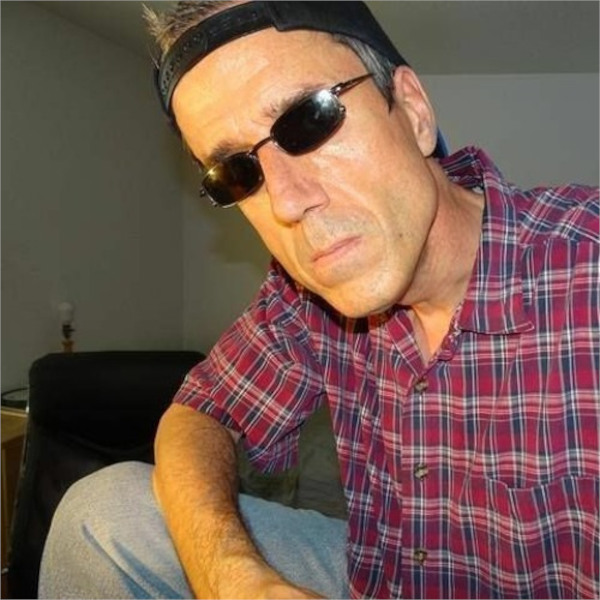
#> input picture Python/procesamiento_imagenes/Tarea 1/img.jpg, 600 x 600 px
$ jupyter execute Tarea1.ipynb
#> lines starting #> are read from the running program, lines starting #| are printed output that depends on the picture
Tarea 1 Procesamiento de Imagenes
MDS 112 Sección 1

Alumno: Esteban Hernández

[cell 1]
#Requerimiento 1:

import cv2
import numpy as np
import matplotlib.pyplot as plt

__img__ = cv2.imread('img.jpg')

img = cv2.cvtColor(__img__, cv2.COLOR_BGR2RGB)
plt.imshow(img)

img.shape
#> Out = (600, 600, 3)

[cell 2]
#Requerimiento 2:

gris_img = cv2.cvtColor(img, cv2.COLOR_BGR2GRAY)
plt.imshow(gris_img,cmap="gray")

[cell 3]
#Requerimiento 3:

fig, ax = plt.subplots(nrows=1, ncols=3, dpi=120)
fig.set_size_inches(10,15)

#Dividir matriz de la imagen RGB
R_img, G_img, B_img = cv2.split(img)
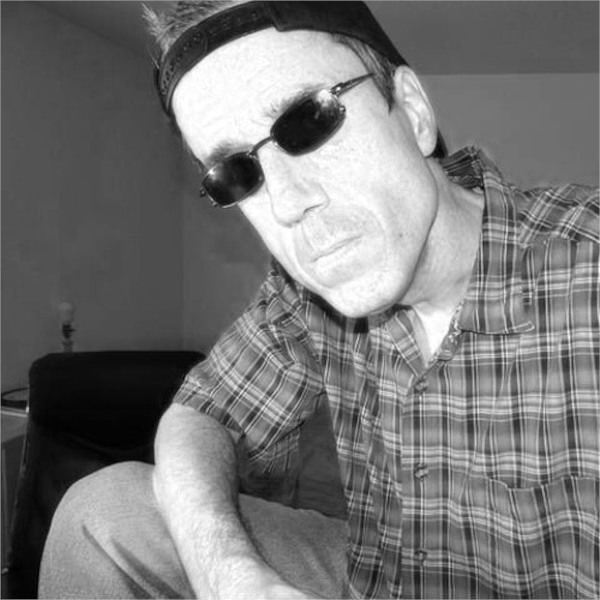
#> R_img: shape (600, 600); min 0, max 255, mean 118.9
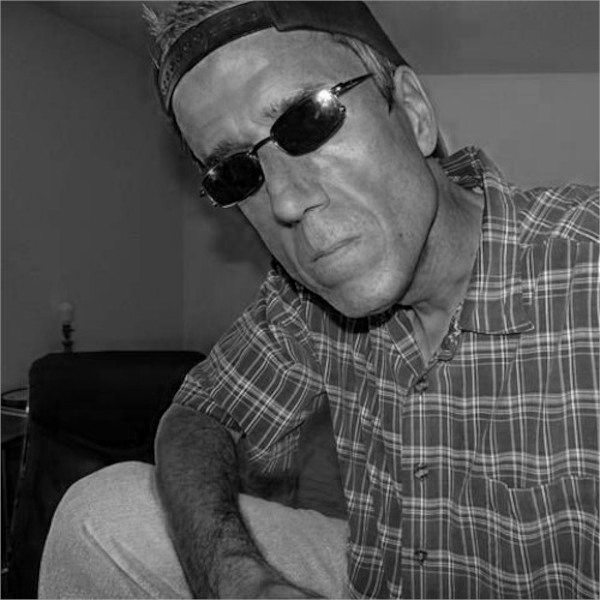
#> B_img: shape (600, 600); min 0, max 255, mean 81.4

RGB_dict = {
    "Rojo"  :[ax[0],R_img],
    "Verde" :[ax[1],G_img],
    "Azul"  :[ax[2],B_img]
}
[[
    #Mostrar cada canal en orden RGB en una figura
    RGB_dict[_canal][0].imshow(RGB_dict[_canal][1],cmap="gray"),
    RGB_dict[_canal][0].set_title(_canal),

    #Guardar cada canal en un archivo
    cv2.imwrite(f'img_{_canal}.jpg',RGB_dict[_canal][1])

    ] for _canal in RGB_dict.keys()
]
plt.show()

[cell 4]
#Requerimiento 4:

fig, ax = plt.subplots(nrows=2, ncols=3, dpi=100)
fig.set_size_inches(13,8)

ax_antes = ax[0]
ax_despues = ax[1]

RGB_dict = {"Rojo":[ax_antes[0],R_img], "Verde":[ax_antes[1],G_img], "Azul":[ax_antes[2],B_img]}
[
    [
    RGB_dict[_canal][0].plot(cv2.calcHist([RGB_dict[_canal][1]],[0],None,[256],[0,256])),
    RGB_dict[_canal][0].set_title(_canal),
    ]
    for _canal in RGB_dict.keys()
]

#ECUALIZACION
R_equ = cv2.equalizeHist(R_img)
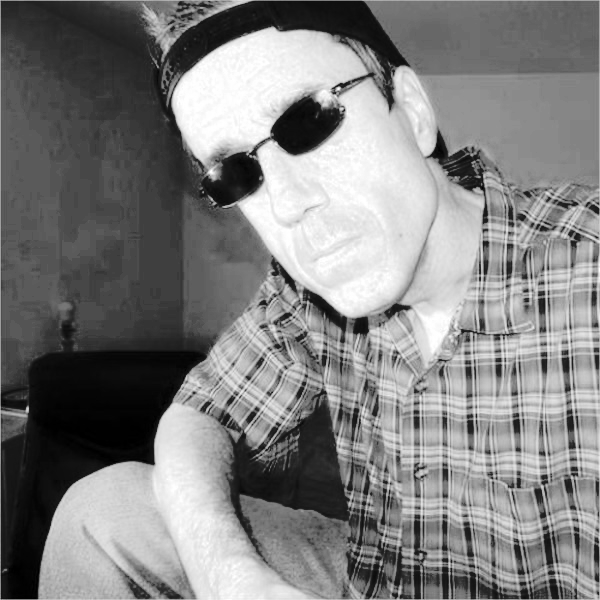
#> R_equ: shape (600, 600); min 0, max 255, mean 128.4
G_equ = cv2.equalizeHist(G_img)
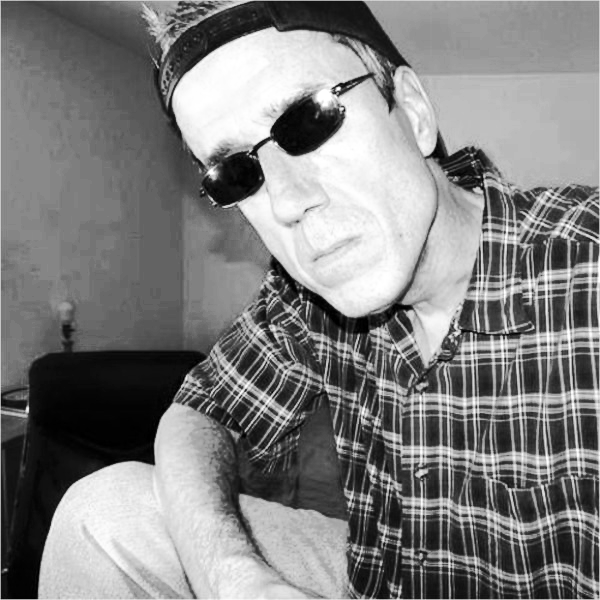
#> G_equ: shape (600, 600); min 0, max 255, mean 128.4
B_equ = cv2.equalizeHist(B_img)
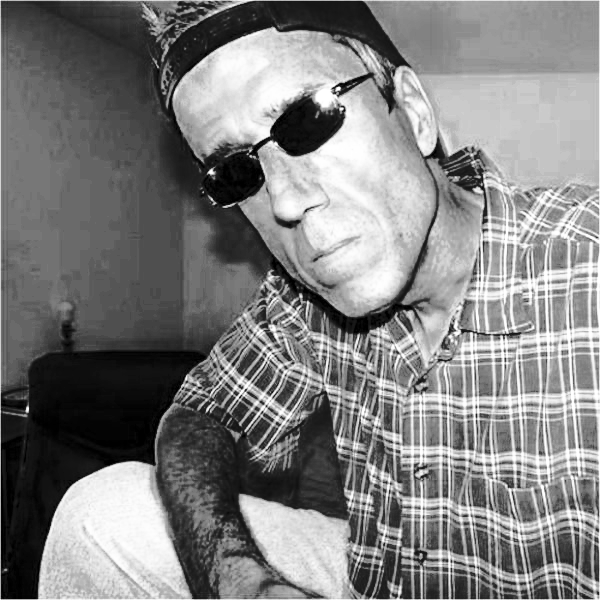
#> B_equ: shape (600, 600); min 0, max 255, mean 128.4

equ_RGB_dict = {"Rojo_equ":[ax_despues[0],R_equ], "Verde_equ" :[ax_despues[1],G_equ], "Azul_equ":[ax_despues[2],B_equ]}
[
    [
    #Fill plot
    equ_RGB_dict[_canal][0].plot(cv2.calcHist([equ_RGB_dict[_canal][1]],[0],None,[256],[0,256]), color='g'),
    equ_RGB_dict[_canal][0].set_title(_canal),
    ]
    for _canal in equ_RGB_dict.keys()
]
plt.show()
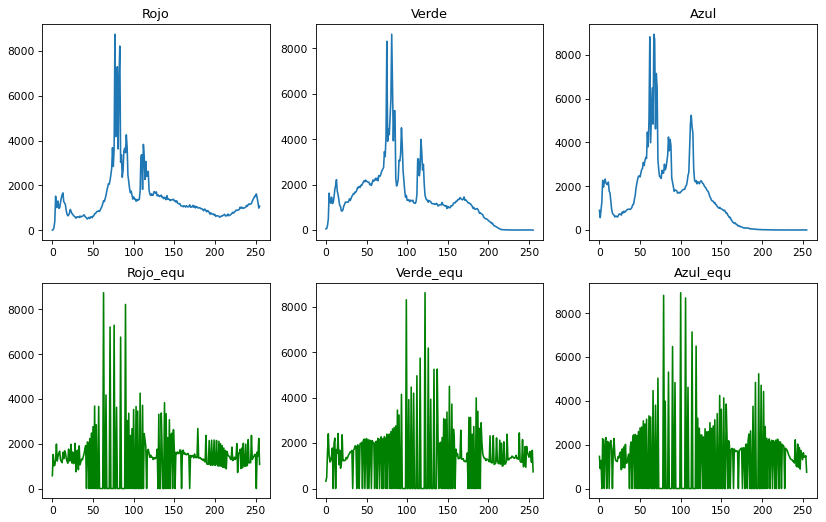
#> figure drawn by matplotlib, 6 panels; panel 1: curve peaks at x = 77, y = 8742; panel 2: curve peaks at x = 81, y = 8621; panel 3: curve peaks at x = 67, y = 8938; panel 4: curve peaks at x = 63, y = 8742

[cell 5]
#Resultado Requerimiento 4:

equ_img = cv2.merge((R_equ,G_equ,B_equ))
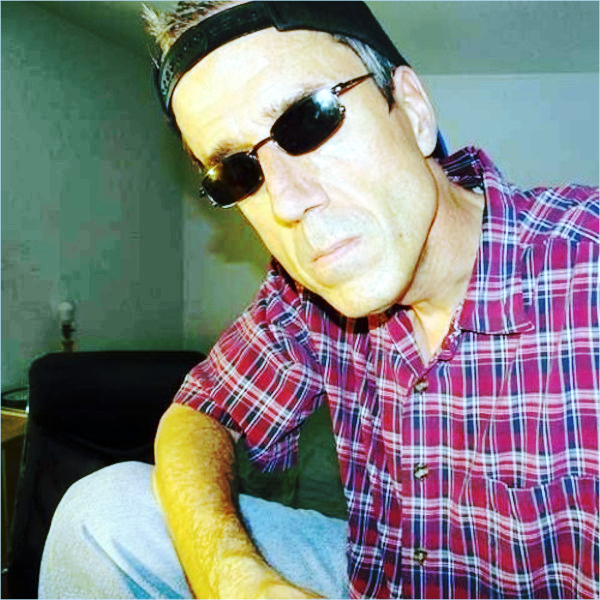
#> equ_img: shape (600, 600, 3); mean R, G, B 128.4, 128.4, 128.4
plt.imshow(equ_img)

[cell 6]
#Requerimiento 5:
gamma_correction = lambda img, factor: np.uint8(cv2.pow(img/255.0, factor)*255)

fig, ax = plt.subplots(nrows=1, ncols=3, dpi=120)
fig.set_size_inches(10,15)

#Dividir matriz de "Requerimiento 3" con funcion gamma respectiva para cada uno
R_gma, G_gma, B_gma= [gamma_correction(R_img, 0.2),gamma_correction(G_img, 1.5),gamma_correction(B_img, 0.5)]
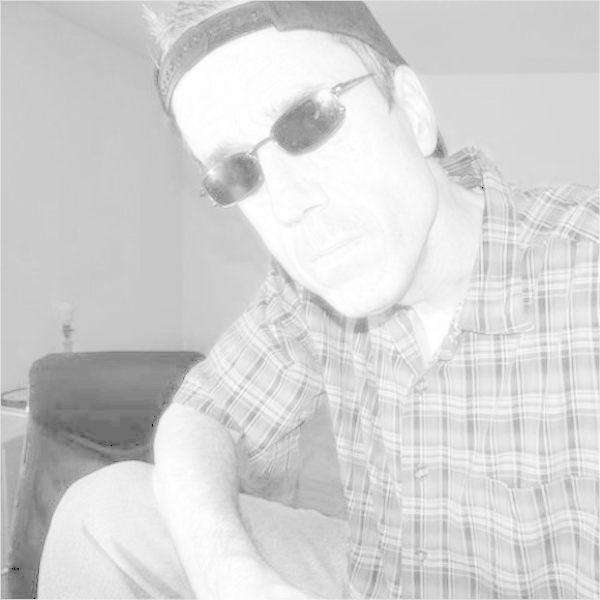
#> R_gma: shape (600, 600); min 0, max 255, mean 212
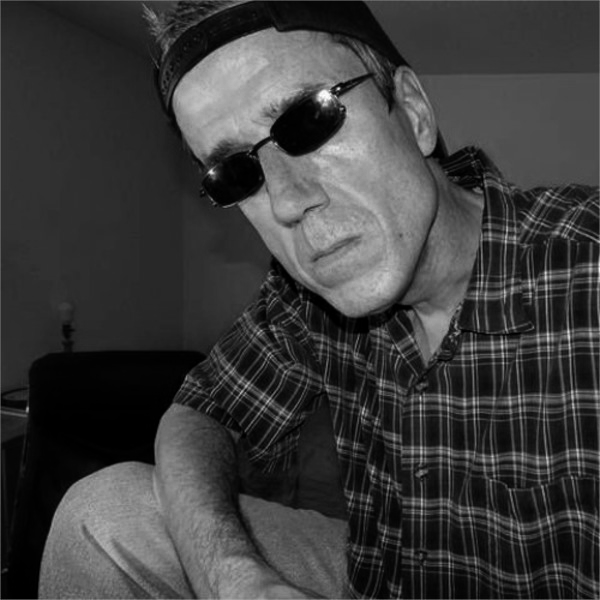
#> G_gma: shape (600, 600); min 0, max 255, mean 60.1
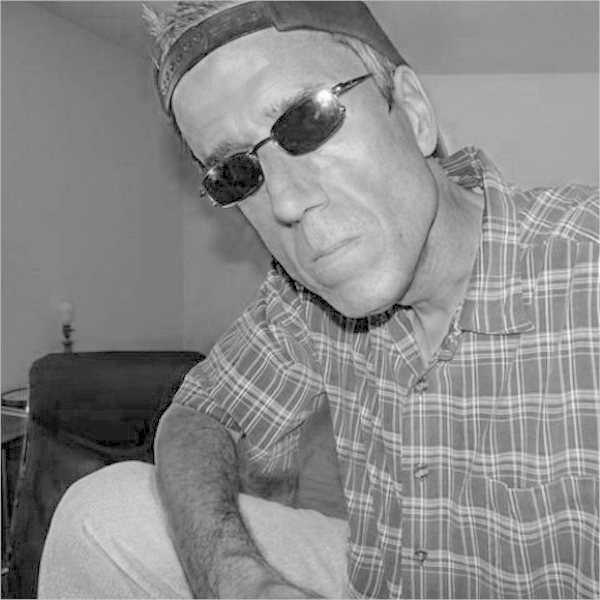
#> B_gma: shape (600, 600); min 0, max 255, mean 137.9

Gamma_dict = {
    "Rojo_0-2"  :[ax[0],R_gma],
    "Verde_1-5" :[ax[1],G_gma],
    "Azul_0-5"  :[ax[2],B_gma]
}
[[
    #Mostrar cada canal en orden RGB en una figura
    Gamma_dict[_canal][0].imshow( Gamma_dict[_canal][1], cmap="gray" ),
    Gamma_dict[_canal][0].set_title(_canal),

    #Guardar cada canal en un archivo
    cv2.imwrite(f'img_gma_{_canal}.jpg',Gamma_dict[_canal][1])

    ] for _canal in Gamma_dict.keys()
]
